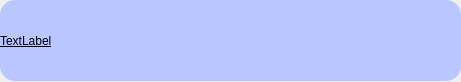
<?xml version="1.0" encoding="UTF-8"?>
<ui version="4.0">
 <class>tip</class>
 <widget class="QWidget" name="tip">
  <property name="geometry">
   <rect>
    <x>0</x>
    <y>0</y>
    <width>461</width>
    <height>82</height>
   </rect>
  </property>
  <property name="windowTitle">
   <string>Form</string>
  </property>
  <widget class="QLabel" name="label">
   <property name="geometry">
    <rect>
     <x>0</x>
     <y>0</y>
     <width>461</width>
     <height>81</height>
    </rect>
   </property>
   <property name="styleSheet">
    <string notr="true">font: 25pt &quot;幼圆&quot;;
text-decoration: underline;
background-color: rgb(185, 198, 255);
border-radius: 15px; /* 边框圆角 */</string>
   </property>
   <property name="text">
    <string>TextLabel</string>
   </property>
  </widget>
 </widget>
 <resources/>
 <connections/>
</ui>
